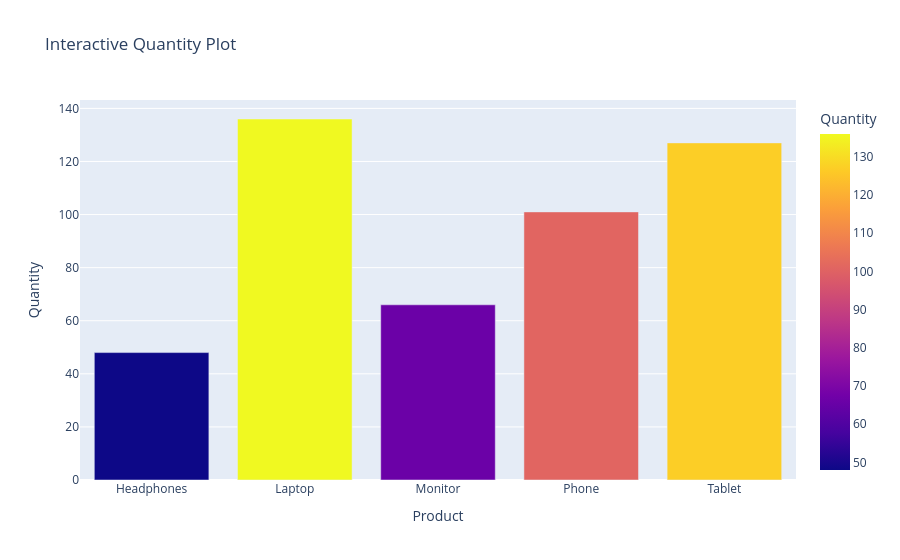

The cell this chart's notebook holds for it:
### Markdown cell above
# day-5

### Code cell
# Import Plotly Express module for quick and easy interactive visualizations
import plotly.express as px

# Group data by 'Product' and calculate total Quantity for each product
# reset_index() converts the result into a proper DataFrame
quan = df.groupby('Product')['Quantity'].sum().reset_index()

# Create an interactive bar chart
# x = Product (categories)
# y = Quantity (total values)
# title = chart title displayed on top
# Create an interactive bar chart using Plotly Express

fig = px.bar(
    quan,                      # DataFrame containing aggregated data
    x='Product',               # X-axis → Product categories
    y='Quantity',              # Y-axis → total quantity values
    
    hover_data=['Quantity'],   # Shows Quantity value when hovering on bars
    
    color='Quantity',          # Colors bars based on Quantity (gradient effect)
    
    title="Interactive Quantity Plot"  # Title of the chart
)

# Display the interactive plot
fig.show()

### Figure 1 — Plotly figure (JSON) as saved in the notebook; plotly's stock layout.template omitted (floating-point values rounded to 4 significant figures)
{"data": [{"hovertemplate": "Product=%{x}<br>Quantity=%{marker.color}<extra></extra>", "legendgroup": "", "marker": {"color": [48, 136, 66, 101, 127], "coloraxis": "coloraxis", "pattern": {"shape": ""}}, "name": "", "orientation": "v", "showlegend": false, "textposition": "auto", "type": "bar", "x": ["Headphones", "Laptop", "Monitor", "Phone", "Tablet"], "xaxis": "x", "y": [48, 136, 66, 101, 127], "yaxis": "y"}], "layout": {"barmode": "relative", "coloraxis": {"colorbar": {"title": {"text": "Quantity"}}, "colorscale": [[0, "#0d0887"], [0.1111, "#46039f"], [0.2222, "#7201a8"], [0.3333, "#9c179e"], [0.4444, "#bd3786"], [0.5556, "#d8576b"], [0.6667, "#ed7953"], [0.7778, "#fb9f3a"], [0.8889, "#fdca26"], [1, "#f0f921"]]}, "legend": {"tracegroupgap": 0}, "title": {"text": "Interactive Quantity Plot"}, "xaxis": {"anchor": "y", "domain": [0, 1], "title": {"text": "Product"}}, "yaxis": {"anchor": "x", "domain": [0, 1], "title": {"text": "Quantity"}}}}
